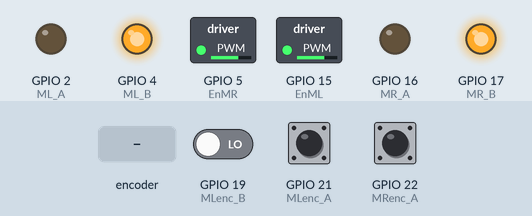
This sketch was run on a simulated ESP32. Parts: switched loads named in the sketch (green lamp = pin HIGH), output pins drawn as LEDs (lit = HIGH). The test bench sets the inputs (shaded band); at power-on: GPIO 19 (MLenc_B) LOW, GPIO 21 (MLenc_A) HIGH, GPIO 22 (MRenc_A) HIGH. What the sketch prints to the serial monitor is not drawn.

Above: at 1.2 s.
1.3 s: rotary encoder on GPIO 21 (MLenc_A) / GPIO 19 (MLenc_B) turned 3 steps (first pin leading)
Timing chart, 0 to 4.3 s (numbered marks = the images above; inputs shaded):
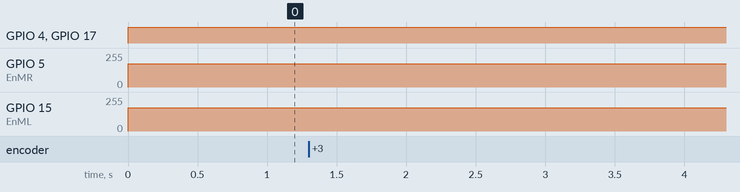

Measured:
- after the input at 1.3 s, GPIO 15 (EnML): 174/255 → 175/255 after 0.32 s

The sketch:

28-Control_motores_parametros.ino
```cpp
#include <math.h>

#define pot 39

#define PI 3.14159265358979323846

#define EnML 15
#define ML_A 2
#define ML_B 4

#define EnMR 5
#define MR_A 16
#define MR_B 17

#define MLenc_A 21 // Amarillo
#define MLenc_B 19 // Blanco
#define MRenc_A 22 // Amarillo
#define MRenc_B 23 // Blanco

// Configurando los parámetros de PWM
const int frecuencia = 10000;
const int canal_L = 0;
const int canal_R = 1;
const int resolucion = 12;
const int PWMmax = 4095;

int LDirection = 0;
int RDirection = 0;


volatile long L_pulses = 0;
volatile long R_pulses = 0;

volatile long CurrentPulsesL = 0;
volatile long PreviousPulsesL = 0;
volatile long DeltaPulsesL = 0;

volatile long CurrentPulsesR = 0;
volatile long PreviousPulsesR = 0;
volatile long DeltaPulsesR = 0;

volatile unsigned CurrentTime = 0;
volatile unsigned PreviousTime = 0;
double DeltaTime = 0;

float rps_L;
float WL = 0.0;
float VL = 0.0;

float rps_R;
float WR = 0.0;
float VR = 0.0;

float DC, DL, DR;
float x = 0.0;
float y = 0.0;
float phi = 0.0;
float thetha = 0.0;

//----------variables del robot
const float N = 562.0;
const float diameter = 7.0;   //Diametro en cm
const float L = 17.5;
float V = 0;
float W = 0;

//-------variables para el control
float xd = 0.0;
float yd = 0.0;
float phid = 0.0;

float ePhi = 0;
float ex = 0;
float ey = 0;

float kp = 100;

int velL;
int velR;

int estado = 0;


//----------setup-------------
void setup() {
  pinMode(EnML, OUTPUT);
  pinMode(ML_A, OUTPUT);
  pinMode(ML_B, OUTPUT);

  pinMode(EnMR, OUTPUT);
  pinMode(MR_A, OUTPUT);
  pinMode(MR_B, OUTPUT);

  ledcSetup(canal_L, frecuencia, resolucion);
  ledcSetup(canal_R, frecuencia, resolucion);

  ledcAttachPin(EnML, canal_L);
  ledcAttachPin(EnMR, canal_R);

  pinMode(MLenc_A, INPUT);
  pinMode(MLenc_B, INPUT);

  pinMode(MRenc_A, INPUT);
  pinMode(MRenc_B, INPUT);

  attachInterrupt(MLenc_A, encoderL, RISING);
  attachInterrupt(MRenc_A, encoderR, RISING);

  Serial.begin(115200);

}

//-----------------loop------------------------
void loop() {
  //control(90.0,90.0);
  switch(estado){

  case 0:
    //Serial.println("Estado 0");
    control(90.0,0.0);
    if (x > 85 && x < 95 && y > -5 && y < 5){
      estado = 1;
    }

    break;

  case 1:
    //Serial.println("Estado 1");
    control(90.0,-90.0);
    if (x > 85 && x < 95 && y > -95 && y < -85){
      estado = 3;
    }
    break;

  case 2:
    //Serial.println("Estado 2");
    control(0.0,-90.0);
    if (x > -5 && x < 5 && y > -95 && y < -85){
      estado = 4;
    }
    break;

  case 3:
    //Serial.println("Estado 3");
    control(0.0,0.0);
    if (x > -5 && x < 5 && y > -5 && y < 5){
      estado = 4;
    }
    break;

  case 4:
    //Serial.println("Estado 4");
    driveRobot(0,0);
    break;
  }


  //delay(5000);
  //control(90.0,170.0);
  //delay(5000);
  //xd = 90.0;
  //yd = 90.0;


//vel = analogRead(pot);


//  Serial.println(frecuencia);

}


//--------------funciones--------------------
void driveRobot(float LSignal, float RSignal){
  //-----------Motor izquierdo---------
  if (LSignal < 0){
    LDirection = -1;
  }
  else if (LSignal > 0){
    LDirection = 1;
  }
  else {
    LDirection = 0;
  }

  if (LDirection == -1){
    digitalWrite(ML_A, HIGH);
    digitalWrite(ML_B, LOW);
  }
  else if (LDirection == 1){
    digitalWrite(ML_A, LOW);
    digitalWrite(ML_B, HIGH);
  }
  else {
    digitalWrite(ML_A, LOW);
    digitalWrite(ML_B, LOW);
  }

  //------------Motor derecho-----------
  if (RSignal < 0){
    RDirection = -1;
  }
  else if (RSignal > 0){
    RDirection = 1;
  }
  else {
    RDirection = 0;
  }

  if (RDirection == -1){
    digitalWrite(MR_A, HIGH);
    digitalWrite(MR_B, LOW);
  }
  else if (RDirection == 1){
    digitalWrite(MR_A, LOW);
    digitalWrite(MR_B, HIGH);
  }
  else {
    digitalWrite(ML_A, LOW);
    digitalWrite(ML_B, LOW);
  }

  if (LSignal > PWMmax) LSignal = PWMmax;
  if (LSignal < -PWMmax) LSignal = -PWMmax;
  if (RSignal > PWMmax) RSignal = PWMmax;
  if (RSignal < -PWMmax) RSignal = -PWMmax;

  if (abs(ex) < 5 && abs(ey) < 5){
    ledcWrite(canal_L, 0);
    ledcWrite(canal_R, 0);
  }
  else {
    ledcWrite(canal_L, abs(LSignal));
    ledcWrite(canal_R, abs(RSignal));
  }

  Serial.print(LSignal);
  Serial.print(" , ");
  Serial.println(RSignal);


}


void Forward(){
  digitalWrite(ML_A, LOW);
  digitalWrite(ML_B, HIGH);
  digitalWrite(MR_A, LOW);
  digitalWrite(MR_B, HIGH);
}

void Back(){
  digitalWrite(ML_A, HIGH);
  digitalWrite(ML_B, LOW);
  digitalWrite(MR_A, HIGH);
  digitalWrite(MR_B, LOW);
}

void Stop(){
  digitalWrite(ML_A, LOW);
  digitalWrite(ML_B, LOW);
  digitalWrite(MR_A, LOW);
  digitalWrite(MR_B, LOW);
}

void encoderL(){
  if (digitalRead(MLenc_B) == HIGH){     // si B es HIGH, sentido horario
    L_pulses++ ;        // incrementa POSICION en 1
  }
  else {          // si B es LOW, sentido anti horario
    L_pulses-- ;        // decrementa POSICION en 1
  }

  CurrentPulsesL = L_pulses;
}

void encoderR(){
  if (digitalRead(MRenc_B) == HIGH){     // si B es HIGH, sentido horario
    R_pulses-- ;        // incrementa POSICION en 1
  }
  else {          // si B es LOW, sentido anti horario
    R_pulses++ ;        // decrementa POSICION en 1
  }

  CurrentPulsesR = R_pulses;
}

void speeds(){
  CurrentTime = micros();
  //Se divide entre 100,000 para tener la lectura cada 0.1 segundos
  DeltaTime = (double)(CurrentTime - PreviousTime)/100000.0;

  DeltaPulsesR = CurrentPulsesR - PreviousPulsesR;
  rps_R = 10*(float)(DeltaPulsesR/N);
  WR = 2 * PI * rps_R;
  VR = WR * 0.5 * diameter;

  DeltaPulsesL = CurrentPulsesL - PreviousPulsesL;
  rps_L = 10*(float)(DeltaPulsesL/N);
  WL = 2 * PI * rps_L;
  VL = WL * 0.5 * diameter;

  if (DeltaTime > 1.0){
    PreviousTime = CurrentTime;
    PreviousPulsesR = CurrentPulsesR;
    PreviousPulsesL = CurrentPulsesL;
    printValues();
    odometria();

  }

}

void odometria(){
  //Distancia recorrida rueda izquierda
  DL = PI * diameter * (float)(DeltaPulsesL/N);

  //Distancia recorrida rueda izquierda
  DR = PI * diameter * (float)(DeltaPulsesR/N);

  //Distancia del robot
  DC = (DR + DL)/2;

  //Ecuaciones
  x = x + DC * cos(phi);
  y = y + DC * sin(phi);

  phi = phi + ((DR - DL)/L);
  phi = atan2(sin(phi),cos(phi));
  thetha = phi/PI *180;
}

void control(float xp, float yp){
  speeds();
  //V = (VL + VR)/2;
  V = 2800;
  ex = xp - x;
  ey = yp - y;
  phid = atan2(ey,ex);
  ePhi = phid-phi;
  W = (VL-VR)/L + kp *ePhi;
  velL = V - (W*L)/2;
  velR = V + (W*L)/2;

  driveRobot(velL, velR);


}

void printValues(){
  Serial.print("ex: ");
  Serial.print(ex);

  Serial.print("  x: ");
  Serial.print(x);

  Serial.print("  ey: ");
  Serial.print(ey);

  Serial.print("  y: ");
  Serial.print(y);

  Serial.print("   VelL: ");
  Serial.print(velL);

  Serial.print("  VelR: ");
  Serial.print(velR);

  Serial.print("  Thetha: ");
  Serial.print(thetha);

  Serial.print("  phi: ");
  Serial.println(phi);

}
```
